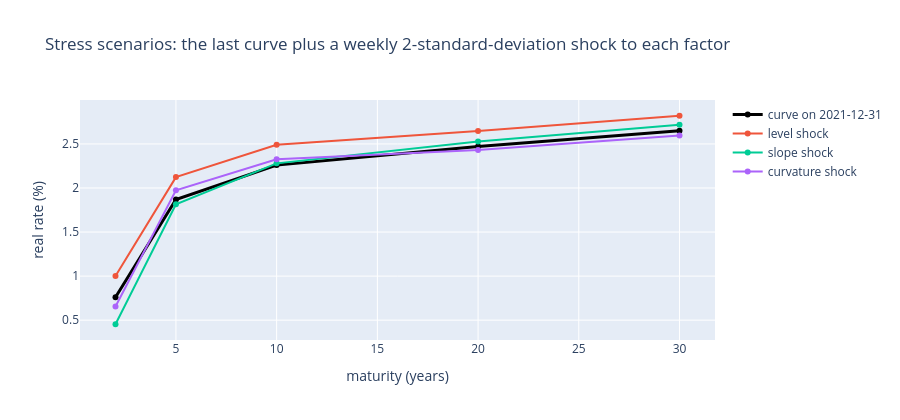

The notebook cell saved with this chart:
### Markdown cell above
## 5. Using the model

### 5.1 Stress scenarios

A direct use of the loadings: describe a **typical** movement of each factor in basis points. A one-standard-deviation
shock to factor $j$ moves the (standardized) curve by $\sqrt{\lambda_j}\, w_j$, where $\lambda_j$ is its
eigenvalue (`explained_variance_`); multiplying by the standard deviation of each maturity brings us back to basis
points. This is the basis of the scenarios used by regulators and risk departments: instead of inventing curve
movements, they use the ones history shows.

### Code cell
lam = pca.explained_variance_[:3]
escenarios = pd.DataFrame({n: 2 * np.sqrt(lam[j]) * W[j] * escalador.scale_ for j, n in enumerate(NOMBRES)}, index=PLAZOS)
print("Weekly movement of 2 standard deviations of each factor, in basis points:")
print(escenarios.round(1).T.to_string())
hoy = semanal.iloc[-1]
fig = go.Figure()
fig.add_scatter(x=ANIOS, y=hoy.values, mode="lines+markers", name=f"curve on {semanal.index[-1].date()}", line=dict(color="black", width=3))
for n in NOMBRES:
    fig.add_scatter(x=ANIOS, y=hoy.values + escenarios[n].values / 100, mode="lines+markers", name=f"{n} shock")
fig.update_layout(title="Stress scenarios: the last curve plus a weekly 2-standard-deviation shock to each factor",
                  xaxis_title="maturity (years)", yaxis_title="real rate (%)", height=420)
fig.show()

### Figure 1 — Plotly figure (JSON) as saved in the notebook; plotly's stock layout.template omitted (floating-point values rounded to 4 significant figures)
{"data": [{"line": {"color": "black", "width": 3}, "mode": "lines+markers", "name": "curve on 2021-12-31", "type": "scatter", "x": [2, 5, 10, 20, 30], "y": [0.76, 1.87, 2.26, 2.47, 2.65]}, {"mode": "lines+markers", "name": "level shock", "type": "scatter", "x": [2, 5, 10, 20, 30], "y": [1.0, 2.124, 2.492, 2.648, 2.82]}, {"mode": "lines+markers", "name": "slope shock", "type": "scatter", "x": [2, 5, 10, 20, 30], "y": [0.4537, 1.815, 2.28, 2.527, 2.718]}, {"mode": "lines+markers", "name": "curvature shock", "type": "scatter", "x": [2, 5, 10, 20, 30], "y": [0.6548, 1.975, 2.326, 2.43, 2.596]}], "layout": {"height": 420, "title": {"text": "Stress scenarios: the last curve plus a weekly 2-standard-deviation shock to each factor"}, "xaxis": {"title": {"text": "maturity (years)"}}, "yaxis": {"title": {"text": "real rate (%)"}}}}
